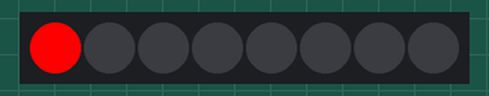
A program run on a simulated ESP32 board running MicroPython. Parts: 8 RGB LEDs in strip order, left to right.

Above: at 0.05 s.
At 0.45 s:
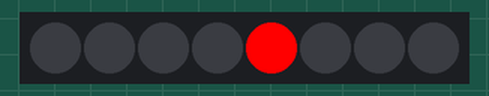
At 0.8 s:
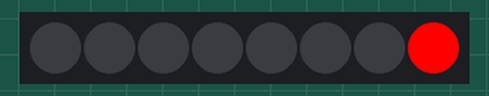
At 1.35 s:
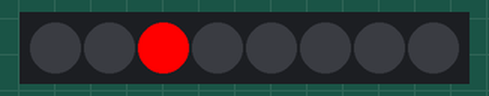
At 1.85 s:
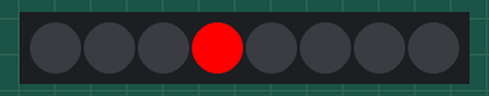
Timing chart, 0 to 40.0 s (numbered marks = the images above):
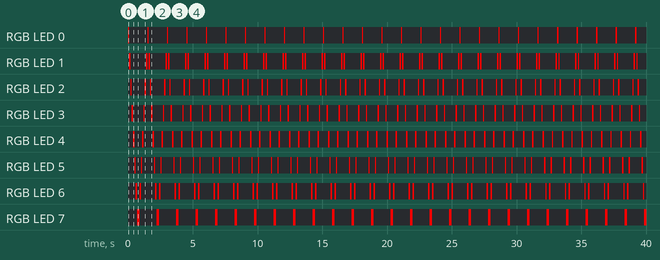

Measured:
- by itself, RGB LED 0: alternates RGB(255, 0, 0) for 0.10 s and off for 1.4 s
- by itself, RGB LED 1: repeats every 1.5 s: off 1.2 s, RGB(255, 0, 0) 0.10 s, off 0.10 s, RGB(255, 0, 0) 0.10 s
- by itself, RGB LED 2: repeats every 1.5 s: off 1.0 s, RGB(255, 0, 0) 0.10 s, off 0.30 s, RGB(255, 0, 0) 0.10 s
- by itself, RGB LED 3: repeats every 1.5 s: off 0.80 s, RGB(255, 0, 0) 0.10 s, off 0.50 s, RGB(255, 0, 0) 0.10 s
- by itself, RGB LED 4: alternates RGB(255, 0, 0) for 0.10 s and off for 0.65 s
- by itself, RGB LED 5: repeats every 1.5 s: off 0.40 s, RGB(255, 0, 0) 0.10 s, off 0.90 s, RGB(255, 0, 0) 0.10 s
- by itself, RGB LED 6: repeats every 1.5 s: off 0.20 s, RGB(255, 0, 0) 0.10 s, off 1.1 s, RGB(255, 0, 0) 0.10 s
- by itself, RGB LED 7: alternates RGB(255, 0, 0) for 0.20 s and off for 1.3 s

The program:

neopixel_test.py
```python
import machine
import neopixel
from time import sleep

LEDCOUNT = 8
LEDPIN   = 13
DELAY    = 0.1
np = neopixel.NeoPixel(machine.Pin(LEDPIN), LEDCOUNT)

if __name__ == '__main__':
  while True:
    for i in range(LEDCOUNT):
      np.fill((0,0,0))
      np[i] = (255,0,0)
      np.write()
      sleep(DELAY)
    for i in range(7,0,-1):
      np.fill((0,0,0))
      np[i] = (255,0,0)
      np.write()
      sleep(DELAY)
```
